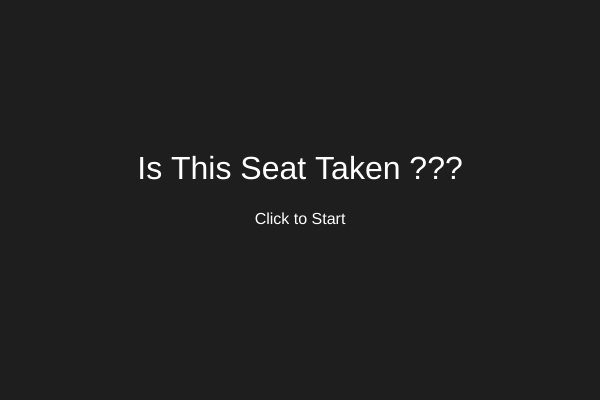
Frame 1 (no input)
Frame 60 (no input): identical to frame 1, image omitted
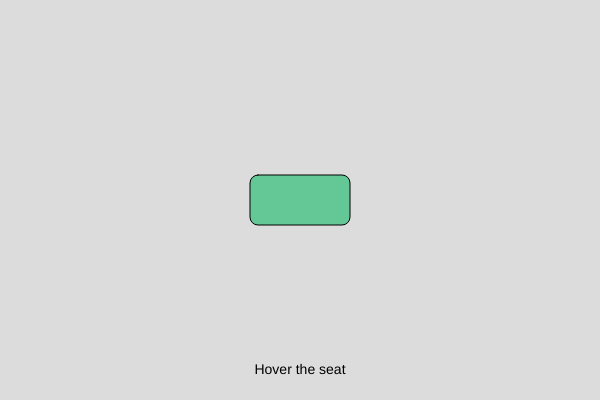
Frame 120 (the mouse pressed at the canvas centre since frame 60)

The p5.js sketch that drew these frames (run headless with seeded random() and noise() and a simulated clock; from frame 60 on, the mouse is pressed at the canvas centre):

// p5.js sketch
// ── sketch.js
let gameState = "splash";

function setup() {
  createCanvas(600, 400);
  textAlign(CENTER, CENTER);
}

function draw() {
  if (gameState === "splash") {
    splashScreen();
  } else if (gameState === "play") {
    playScreen();
  }
}

function splashScreen() {
  background(30);
  fill(255);
  textSize(32);
  text("Is This Seat Taken ???", width / 2, height / 2 - 30);

  textSize(16);
  text("Click to Start", width / 2, height / 2 + 20);
}

function playScreen() {
  background(220);

  // Seat
  let seatX = width / 2 - 50;
  let seatY = height / 2 - 25;
  let seatW = 100;
  let seatH = 50;

  if (
    mouseX > seatX &&
    mouseX < seatX + seatW &&
    mouseY > seatY &&
    mouseY < seatY + seatH
  ) {
    fill(100, 200, 150);
  } else {
    fill(180);
  }

  rect(seatX, seatY, seatW, seatH, 8);

  fill(0);
  textSize(14);
  text("Hover the seat", width / 2, height - 30);
}

function mousePressed() {
  if (gameState === "splash") {
    gameState = "play";
  }
}
